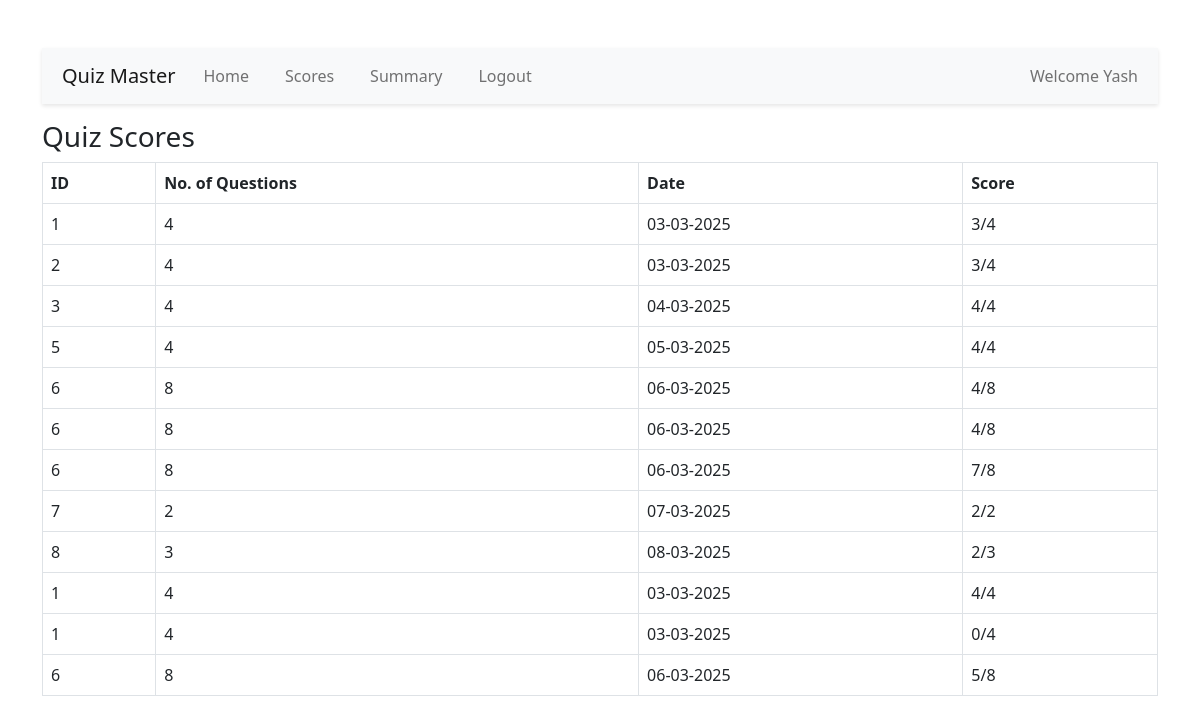
Screenshot of /view_scores/2 with the database file from the repository.
### application/models.py (models this page shows)
class User(db.Model):
    id = db.Column(db.Integer, primary_key=True)
    username = db.Column(db.String(), unique=True, nullable=False)
    password = db.Column(db.String(), nullable=False)
    full_name = db.Column(db.String(), nullable=False)
    qualification = db.Column(db.String())
    dob = db.Column(db.Date)
    is_admin = db.Column(db.String(), default="general")
    scores = db.relationship('Score', backref='user', lazy=True)

class Score(db.Model):
    id = db.Column(db.Integer, primary_key=True)
    quiz_id = db.Column(db.Integer, db.ForeignKey('quiz.id'), nullable=False)
    user_id = db.Column(db.Integer, db.ForeignKey('user.id'), nullable=False)
    time_stamp_of_attempt = db.Column(db.DateTime, default=datetime.utcnow)
    total_scored = db.Column(db.Integer, nullable=False)

class Quiz(db.Model):
    id = db.Column(db.Integer, primary_key=True)
    chapter_id = db.Column(db.Integer, db.ForeignKey('chapter.id'), nullable=False)
    date_of_quiz = db.Column(db.Date)
    time_duration = db.Column(db.Time)
    is_active = db.Column(db.Boolean, default=True)
    title = db.Column(db.String())
    questions = db.relationship('Question', backref='quiz', lazy=True, cascade="all, delete-orphan")
    scores = db.relationship('Score', backref='quiz', lazy=True, cascade="all, delete-orphan")

### application/controllers.py (the view)
@app.route("/view_scores/<int:user_id>")
def view_scores(user_id):
    user = User.query.get_or_404(user_id)
    scores = Score.query.filter_by(user_id=user.id).all()
    return render_template(
        "view_scores.html", scores=scores, user_id=user_id, user=user
    )

### templates/view_scores.html (shortened to what this page needs)
<!DOCTYPE html>
<html lang="en">
<head>
    <link rel="stylesheet" href="{{url_for('static', filename ='user_dash.css')}}">
    <link href="https://cdn.jsdelivr.net/npm/bootstrap@5.0.2/dist/css/bootstrap.min.css" rel="stylesheet"
>
</head>
<body>
    <div class="container mt-5">
        <nav class="navbar navbar-expand-lg navbar-light bg-light mb-3">
            <a class="navbar-brand" href="#">Quiz Master</a>
            <div class="collapse navbar-collapse">
                <ul class="navbar-nav me-auto">
                    <li class="nav-item"><a class="nav-link" href="{{url_for('user_dashboard', user_id=user_id)}}">Home </a></li>
                    <li class="nav-item"><a class="nav-link" href="{{url_for('view_scores',user_id =user_id)}}">Scores </a></li>
                    <li class="nav-item"><a class="nav-link" href="{{url_for('user_summary', user_id =user.id)}}">Summary</a></li>
                    <li class="nav-item"><a class="nav-link" href="{{url_for('login')}}">Logout </a></li>
                </ul>
                <span class="navbar-text">Welcome {{user.username}}</span>
            </div>
        </nav>
        <h3>Quiz Scores</h3>
        <table class="table table-bordered">
            <thead>
                <tr>
                    <th>ID</th>
                    <th>No. of Questions</th>
                    <th>Date</th>
                    <th>Score</th>
                </tr>
            </thead>
            <tbody>
                {% for score in scores %}
                <tr>
                    <td>{{score.quiz_id}}</td>
                    <td>{{score.quiz.questions|length}}</td>
                    <td>{{score.quiz.date_of_quiz.strftime('%d-%m-%Y')}}</td>
                    <td>{{score.total_scored}}/{{score.quiz.questions|length}}</td>
                </tr>
                {% endfor %}
            </tbody>
        </table>
    </div>
</body>
</html>

### static/user_dash.css (style rules this page uses)
* { margin:0px; padding:0px; box-sizing: border-box; }
body { font-family: Arial,sans-serif; margin:0px; padding:0px; background-color: #f4f6f9; color: #333; }
.navbar { background-color:#343a40; color:white; padding:15px 20px; display:flex; justify-content: space-between; align-items:center; box-shadow: 0 2px 4px rgba(0,0,0,0.1); }
.navbar a { color: #fff; text-decoration:None; margin-right:20px; font-weight: 500; transition: color 0.3s ease; }

### rows the page displays
User: username "Yash"
Score: quiz_id "1", quiz.questions|length "4", quiz.date_of_quiz "03-03-2025", total_scored "3"
Score: quiz_id "2", quiz.questions|length "4", quiz.date_of_quiz "03-03-2025", total_scored "3"
Score: quiz_id "3", quiz.questions|length "4", quiz.date_of_quiz "04-03-2025", total_scored "4"
Score: quiz_id "5", quiz.questions|length "4", quiz.date_of_quiz "05-03-2025", total_scored "4"
Score: quiz_id "6", quiz.questions|length "8", quiz.date_of_quiz "06-03-2025", total_scored "4"
Score: quiz_id "6", quiz.questions|length "8", quiz.date_of_quiz "06-03-2025", total_scored "4"
Score: quiz_id "6", quiz.questions|length "8", quiz.date_of_quiz "06-03-2025", total_scored "7"
Score: quiz_id "7", quiz.questions|length "2", quiz.date_of_quiz "07-03-2025", total_scored "2"
Score: quiz_id "8", quiz.questions|length "3", quiz.date_of_quiz "08-03-2025", total_scored "2"
Score: quiz_id "1", quiz.questions|length "4", quiz.date_of_quiz "03-03-2025", total_scored "4"
Score: quiz_id "1", quiz.questions|length "4", quiz.date_of_quiz "03-03-2025", total_scored "0"
Score: quiz_id "6", quiz.questions|length "8", quiz.date_of_quiz "06-03-2025", total_scored "5"
